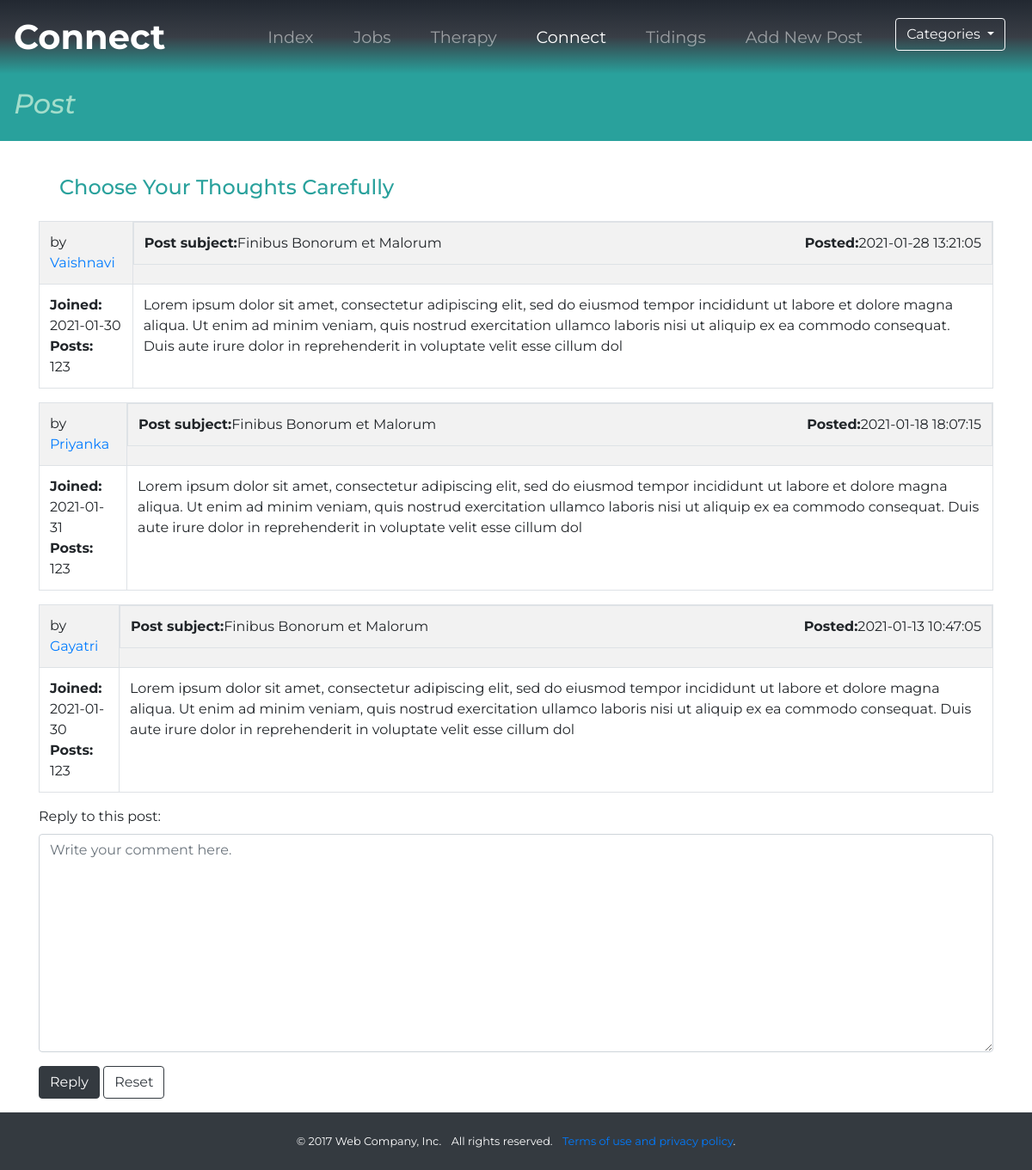
The page /topic.php?topic=Choose_3&forum=Choose Your Thoughts Carefully (signed in) on the database its author committed.
### tables this page shows
CREATE TABLE `choose_3` (
  `cont_id` int(11) NOT NULL AUTO_INCREMENT,
  `content` varchar(305) DEFAULT NULL,
  `comm_author` varchar(45) DEFAULT NULL,
  `post_time` datetime DEFAULT NULL,
  `post_subject` varchar(45) DEFAULT NULL,
  PRIMARY KEY (`cont_id`)
);

### topic.php (the view, shortened to what this page needs)
<?php
require_once "pdo.php";
    if(isset( $_GET["forum"])){
        $forum_name = $_GET["forum"];
    }
?>
<!DOCTYPE html>
<html lang="en" dir="ltr">
  <head>
    <link rel="stylesheet" href="https://maxcdn.bootstrapcdn.com/bootstrap/4.0.0/css/bootstrap.min.css">
    <link rel="stylesheet" href="css_forum/post.css">
  </head>
  <body>
<div>
  <nav class="navbar navbar-expand-lg navbar-dark">
      <a class="navbar-brand" href="forum_first.php">Connect</a>
    <div class="collapse navbar-collapse" id="navbarSupportedContent">
      <ul class="navbar-nav ml-auto">
        <li class="nav-item">
              <a class="nav-link" href="index.php">Index</a>
          </li>
          <li class="nav-item">
                <a class="nav-link" href="jobs.php">Jobs</a>
           </li>
           <li class="nav-item">
                <a class="nav-link" href="therapy.php">Therapy</a>
           </li>
           <li class="nav-item active">
                <a class="nav-link" href="forum_first.php">Connect</a>
           <li>
            <li class="nav-item">
              <a class="nav-link" href="tidings.php">Tidings</a>
            </li>
        <li class="nav-item">
            <a class="nav-link" href="forum_create.php?forum_top=<?php echo $forum_name;?>">Add New Post</a>
        </li>
        <li class="nav-item">
          <div class="btn-group">
            <button type="button" class="btn btn-outline-light dropdown-toggle" data-toggle="dropdown" aria-haspopup="true" aria-expanded="false">
              Categories
            </button>
          </div>
        </li>
      </ul>
    </div>
  </nav>
</div>
<div class="topic-heading">
  <h2 class="th"><i>Post</i></h2>
</div>
<div class="container my-3 post-box">
        <div class="row">
            <div class="col-12">
                <h2 class="h4 mb-0 p-4 rounded-top heading2" id="forum1"><?php echo $forum_name;?></h2>
                        <?php
                    $sql4 = "SELECT * FROM ".$_SESSION['topic']." ORDER BY cont_id DESC LIMIT 15";
                    $stmt4 = $pdo->prepare($sql4);
                    $stmt4->execute();
                    while ( $row4 = $stmt4->fetch(PDO::FETCH_ASSOC) ){
                    echo'<table class="table1 table table-striped table-bordered table-responsive-lg">
                         <tbody>
                        <tr>
                            <td class="author-col" id="authcol">
                                <div>by <a href="#">'.$row4['comm_author'].'</a></div>
                            </td>
                            <td class="post-col d-lg-flex justify-content-lg-between">
                                <div><span class="font-weight-bold">Post subject:</span>'.$row4['post_subject'].'</div>
                                <div><span class="font-weight-bold">Posted:</span>'.$row4['post_time'].'</div>
                            </td>
                        </tr>';
                    $sql2 = "SELECT join_date FROM login_master WHERE username = '".$row4['comm_author']."'";
                     $stmt2 = $pdo->prepare($sql2);
                    $stmt2->execute();
                    $row2 = $stmt2->fetch(PDO::FETCH_ASSOC);
                        echo'<tr>
                            <td>
                                <div><span class="font-weight-bold">Joined:</span><br>'.$row2['join_date'].'</div>
                                <div><span class="font-weight-bold">Posts:</span><br>123</div>
                            </td>
                            <td>
                                <p>'.$row4['content'].'</p>
                            </td>
                        </tr>
                        </tbody>
                </table>';
                    }
                    ?>
            </div>
        </div>
        <form class="mb-3" method="POST">
            <div class="form-group">
                <label for="comment">Reply to this post:</label>
                <textarea class="form-control" id="comment" name="comment" rows="10" placeholder="Write your comment here."
                    required></textarea>
            </div>
            <button type="submit" class="btn btn-dark">Reply</button>
            <button type="reset" class="btn btn-outline-dark">Reset</button>
        </form>
    </div>
        <footer class="small bg-dark text-white">
        <div class="container py-4">
            <ul class="list-inline mb-0 text-center">
                <li class="list-inline-item">&copy; 2017 Web Company, Inc.</li>
                <li class="list-inline-item">All rights reserved.</li>
                <li class="list-inline-item"><a href="#">Terms of use and privacy policy</a>.</li>
            </ul>
        </div>
    </footer>
  </body>
</html>

### css_forum/post.css (style rules this page uses)
body { font-family: 'Montserrat', sans-serif; }
.table1 { background: rgba(255,255,255,1); }
.navbar { background-image: linear-gradient(#222831, #393e46, #29a19c); margin-left: 0; margin-right: 0; }
.navbar-brand { font-family: 'Montserrat', sans-serif; font-size: 2.5rem; font-weight: bold; }
.nav-item { padding: 0 15px; }
.nav-link { font-family: "Montserrat"; font-size: 1.2rem; }
.topic-heading { margin-bottom: 1rem; padding: 1rem 1rem; background-color: #29a19c; text-align: left; }
.th { color: #a3ddcb; }
.heading2 { color: #29a19c }

### topic.php (style rules this page uses)
body { background-image: url(https://images.pexels.com/photos/19670/pexels-photo.jpg?auto=compress&cs=tinysrgb&dpr=2&h=650&w=940); background-repeat: repeat-y; background-size: 100% 100%; }

### rows shown on the page
choose_3: comm_author "Vaishnavi", post_subject "Finibus Bonorum et Malorum", post_time "2021-01-28 13:21:05", login_master.join_date "2021-01-30", content "Lorem ipsum dolor sit amet, consectetur adipiscing elit, sed do eiusmod tempor incididunt ut labore et dolore magna aliqua. Ut enim ad minim veniam, quis nostrud exercitation ullamco laboris nisi ut aliquip ex ea commodo consequat. Duis aute irure dolor in reprehenderit in voluptate velit esse cillum dol"
choose_3: comm_author "Priyanka", post_subject "Finibus Bonorum et Malorum", post_time "2021-01-18 18:07:15", login_master.join_date "2021-01-31", content "Lorem ipsum dolor sit amet, consectetur adipiscing elit, sed do eiusmod tempor incididunt ut labore et dolore magna aliqua. Ut enim ad minim veniam, quis nostrud exercitation ullamco laboris nisi ut aliquip ex ea commodo consequat. Duis aute irure dolor in reprehenderit in voluptate velit esse cillum dol"
choose_3: comm_author "Gayatri", post_subject "Finibus Bonorum et Malorum", post_time "2021-01-13 10:47:05", login_master.join_date "2021-01-30", content "Lorem ipsum dolor sit amet, consectetur adipiscing elit, sed do eiusmod tempor incididunt ut labore et dolore magna aliqua. Ut enim ad minim veniam, quis nostrud exercitation ullamco laboris nisi ut aliquip ex ea commodo consequat. Duis aute irure dolor in reprehenderit in voluptate velit esse cillum dol"

### other values the page prints
$forum_name "Choose Your Thoughts Carefully"
